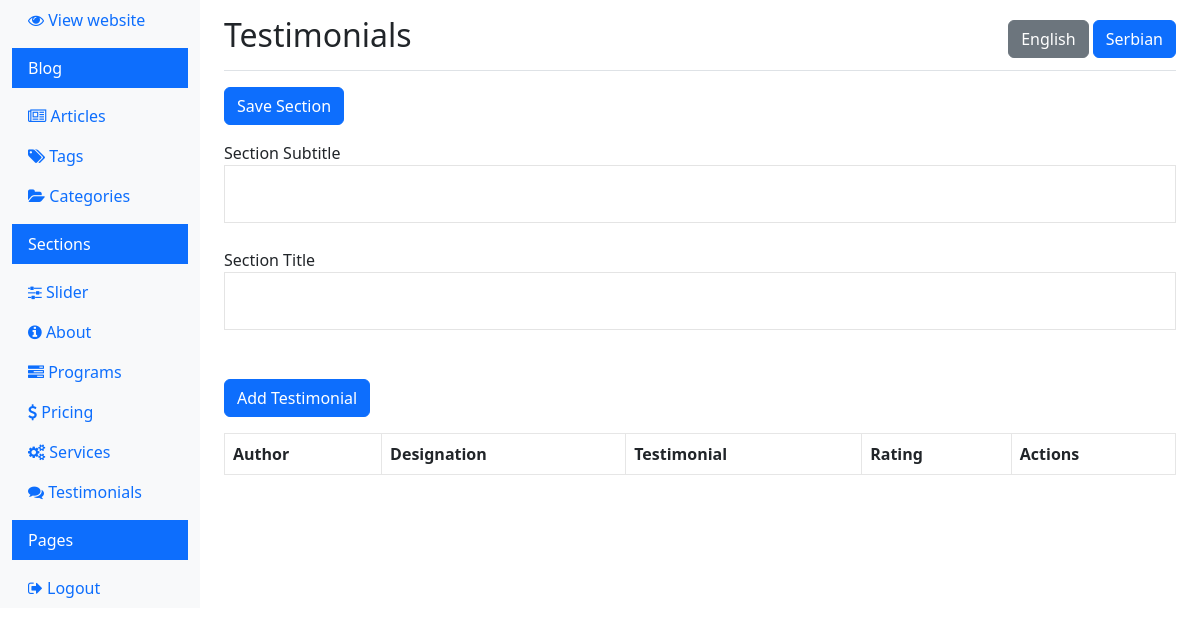
The app's page /view_testimonials.php (signed in), older data.
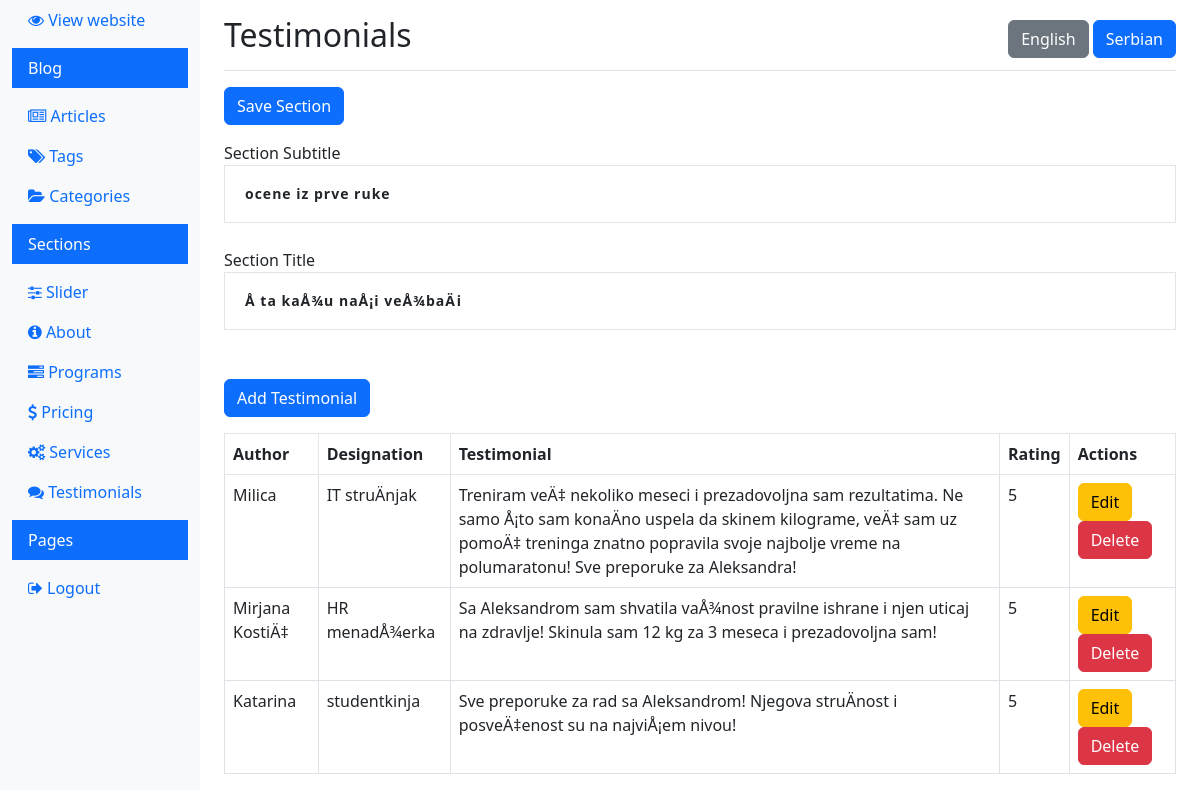
The same page, newer data.
### tables this page shows
CREATE TABLE IF NOT EXISTS `testimonial_section` (
  `id` int(11) NOT NULL AUTO_INCREMENT,
  `section_title` varchar(255) DEFAULT NULL,
  `section_subtitle` varchar(255) DEFAULT NULL,
  `language` varchar(5) DEFAULT NULL,
  PRIMARY KEY (`id`)
);

CREATE TABLE IF NOT EXISTS `testimonials` (
  `id` int(11) NOT NULL AUTO_INCREMENT,
  `author_name` varchar(255) DEFAULT NULL,
  `author_designation` varchar(255) DEFAULT NULL,
  `testimonial_text` text,
  `rating` int(11) DEFAULT NULL,
  `created_at` timestamp NULL DEFAULT CURRENT_TIMESTAMP,
  `language` varchar(5) DEFAULT NULL,
  PRIMARY KEY (`id`)
);

### view_testimonials.php (the view, shortened to what this page needs)
<?php
$lang = 'sr';
if (isset($_GET['lang'])) {
  $lang = $_GET['lang'];
  $_SESSION['lang'] = $lang;
} elseif (isset($_SESSION['lang'])) {
  $lang = $_SESSION['lang'];
}
$conn = new mysqli(DB_HOST, DB_USER, DB_PASS, DB_NAME);
$section_title = '';
$section_subtitle = '';
$section_sql = "SELECT section_title, section_subtitle FROM testimonial_section WHERE language = ?";
$stmt = $conn->prepare($section_sql);
$stmt->bind_param("s", $lang);
$stmt->execute();
$stmt->bind_result($section_title, $section_subtitle);
$sql = "SELECT id, author_name, author_designation, testimonial_text, rating FROM testimonials WHERE language = ?";
$stmt = $conn->prepare($sql);
$stmt->bind_param("s", $lang);
$stmt->execute();
$result = $stmt->get_result();
$testimonials = [];
if ($result->num_rows > 0) {
  while ($row = $result->fetch_assoc()) {
    $testimonials[] = $row;
  }
}
?>
<!doctype html>
<html lang="en">
<head>
  <link rel="stylesheet" href="css/bootstrap.min.css">
  <link rel="stylesheet" href="https://cdnjs.cloudflare.com/ajax/libs/font-awesome/4.7.0/css/font-awesome.min.css">
  <link rel="stylesheet" href="css/style.css">
</head>
<body>
  <div class="container-fluid">
    <div class="row">
      <?php include 'navigation.php'; ?>
      <main role="main" class="col-md-9 ms-sm-auto col-lg-10 px-md-4">
        <div class="d-flex justify-content-between flex-wrap flex-md-nowrap align-items-center pt-3 pb-2 mb-3 border-bottom">
          <h1 class="h2">Testimonials</h1>
          <div>
            <a href="?lang=en" class="btn <?php echo $lang === 'en' ? 'btn-primary' : 'btn-secondary'; ?>">English</a>
            <a href="?lang=sr" class="btn <?php echo $lang === 'sr' ? 'btn-primary' : 'btn-secondary'; ?>">Serbian</a>
          </div>
        </div>
        <div class="mb-3">
          <form method="POST" action="view_testimonials.php?lang=<?php echo $lang; ?>">
            <button type="submit" class="btn btn-primary mb-3" name="save_section">Save Section</button>
            <div class="form-group">
              <label for="section_subtitle">Section Subtitle</label>
              <input type="text" class="form-control" id="section_subtitle" name="section_subtitle" value="<?php echo htmlspecialchars($section_subtitle); ?>">
            </div>
            <div class="form-group">
              <label for="section_title">Section Title</label>
              <input type="text" class="form-control" id="section_title" name="section_title" value="<?php echo htmlspecialchars($section_title); ?>">
            </div>
          </form>
        </div>
        <a href="add_testimonial.php?lang=<?php echo $lang; ?>" class="btn btn-primary mb-3 mt-4">Add Testimonial</a>
        <table class="table table-bordered">
          <thead>
            <tr>
              <th>Author</th>
              <th>Designation</th>
              <th>Testimonial</th>
              <th>Rating</th>
              <th>Actions</th>
            </tr>
          </thead>
          <tbody>
            <?php foreach ($testimonials as $testimonial) : ?>
              <tr>
                <td><?php echo htmlspecialchars($testimonial['author_name']); ?></td>
                <td><?php echo htmlspecialchars($testimonial['author_designation']); ?></td>
                <td><?php echo htmlspecialchars($testimonial['testimonial_text']); ?></td>
                <td><?php echo htmlspecialchars($testimonial['rating']); ?></td>
                <td>
                  <a href="edit_testimonial.php?id=<?php echo $testimonial['id']; ?>&lang=<?php echo $lang; ?>" class="btn btn-warning">Edit</a>
                  <a href="delete_testimonial.php?id=<?php echo $testimonial['id']; ?>&lang=<?php echo $lang; ?>" class="btn btn-danger" onclick="return confirm('Are you sure you want to delete this testimonial?');">Delete</a>
                </td>
              </tr>
            <?php endforeach; ?>
          </tbody>
        </table>
      </main>
    </div>
  </div>
</body>
</html>

### navigation.php
<nav id="sidebar" class="col-md-3 col-lg-2 d-md-block bg-light sidebar">
    <div class="position-sticky">
        <ul class="nav flex-column">
            <li class="nav-item">
                <a class="nav-link active" target="_blank" href="index.php?lang=sr">
                    <i class="fa fa-eye"></i>
                    View website
                </a>
            </li>
            <li class="nav-item my-2 py-2 px-3 bg-primary text-white">
                Blog
            </li>
            <li class="nav-item">
                <a class="nav-link" href="articles.php?lang=sr">
                    <i class="fa fa-newspaper-o"></i>
                    Articles
                </a>
            </li>
            <li class="nav-item">
                <a class="nav-link" href="tags.php?lang=sr">
                    <i class="fa fa-tags"></i>
                    Tags
                </a>
            </li>
            <li class="nav-item">
                <a class="nav-link" href="categories.php?lang=sr">
                    <i class="fa fa-folder-open"></i>
                    Categories
                </a>
            </li>
            <li class="nav-item my-2 py-2 px-3 bg-primary text-white">
                Sections
            </li>
            <li class="nav-item">
                <a class="nav-link" href="view_sliders.php?lang=sr">
                    <i class="fa fa-sliders"></i>
                    Slider
                </a>
            </li>
            <li class="nav-item">
                <a class="nav-link" href="view_about.php?lang=sr">
                    <i class="fa fa-info-circle"></i>
                    About
                </a>
            </li>
            <li class="nav-item">
                <a class="nav-link" href="view_programs.php?lang=sr">
                    <i class="fa fa-tasks"></i>
                    Programs
                </a>
            </li>
            <li class="nav-item">
                <a class="nav-link" href="view_pricing.php?lang=sr">
                    <i class="fa fa-dollar"></i>
                    Pricing
                </a>
            </li>
            <li class="nav-item">
                <a class="nav-link" href="view_services.php?lang=sr">
                    <i class="fa fa-cogs"></i>
                    Services
                </a>
            </li>
            <li class="nav-item">
                <a class="nav-link" href="view_testimonials.php?lang=sr">
                    <i class="fa fa-comments"></i>
                    Testimonials
                </a>
            </li>
            <li class="nav-item my-2 py-2 px-3 bg-primary text-white">
                Pages
            </li>
            <li class="nav-item">
                <a class="nav-link" href="logout.php">
                    <i class="fa fa-sign-out"></i>
                    Logout
                </a>
            </li>
        </ul>
    </div>
</nav>

### css/style.css (style rules this page uses)
.table-box-one table tbody tr, table thead tr { border: 1px solid #e6e6e6; }
.form-control { background-color: #fff; line-height: 24px; padding: 16px 20px; font-size: 14px; font-weight: 600; border: 0; border-radius: 0px; border: 1px solid rgba(119,119,119,.2); margin-bottom: 25px; width: 100%; letter-spacing: 1px; font-family: var(--pbmit-heading-typography-font-family); }
.form-control::placeholder { color: #999; }

Row changes from the older to the newer data that the page shows:
added testimonial_section: section_subtitle "ocene iz prve ruke", section_title "Å ta kaÅ¾u naÅ¡i veÅ¾baÄi"
added testimonials: author_name "Milica", author_designation "IT struÄnjak", testimonial_text "Treniram veÄ‡ nekoliko meseci i prezadovoljna sam rezultatima. Ne samo Å¡to sam konaÄno uspela da skinem kilograme, veÄ‡ sam uz pomoÄ‡ treninga znatno popravila svoje najbolje vreme na polumaratonu! Sve preporuke za Aleksandra!", rating "5"
added testimonials: author_name "Mirjana KostiÄ‡", author_designation "HR menadÅ¾erka", testimonial_text "Sa Aleksandrom sam shvatila vaÅ¾nost pravilne ishrane i njen uticaj na zdravlje! Skinula sam 12 kg za 3 meseca i prezadovoljna sam!", rating "5"
added testimonials: author_name "Katarina", author_designation "studentkinja", testimonial_text "Sve preporuke za rad sa Aleksandrom! Njegova struÄnost i posveÄ‡enost su na najviÅ¡em nivou!", rating "5"
